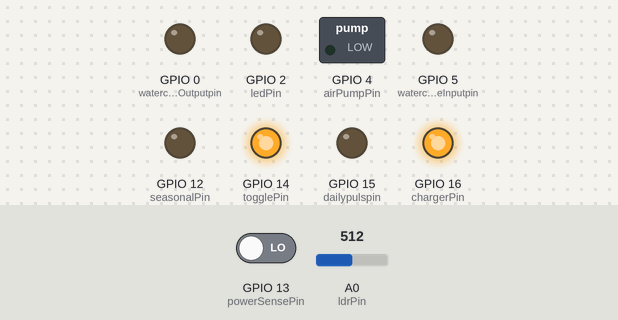
Simulated run of this sketch. Board: ESP8266 (NodeMCU). On the bench: switched loads named in the sketch (green lamp = pin HIGH), output pins drawn as LEDs (lit = HIGH). The inputs (shaded band) are chosen by the test bench; at power-on: GPIO 13 (powerSensePin) LOW, A0 (ldrPin) = 512. WiFi joins after 1.5 s; servers stay silent unless stated; network time is answered at once with the bench clock; the local clock reads 2024-03-15 10:24:30 at power-on unless the sketch sets it; what the sketch prints to the serial monitor is not drawn.

Above: at 3.3 s.
3.4 s: GPIO 13 (powerSensePin) driven HIGH
6.5 s: A0 (ldrPin) set to 481
At 7.2 s:
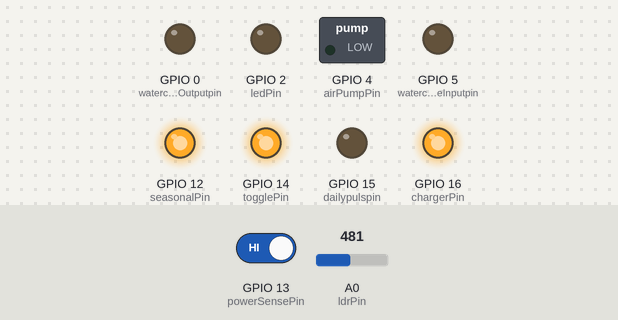
8.0 s: A0 (ldrPin) set to 511
At 8.6 s:
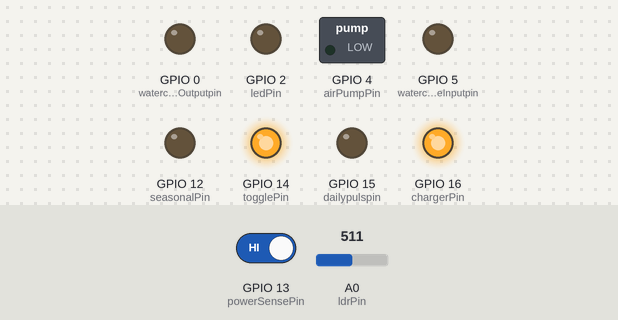
Timing chart, 0 to 11.0 s (numbered marks = the images above; inputs shaded):
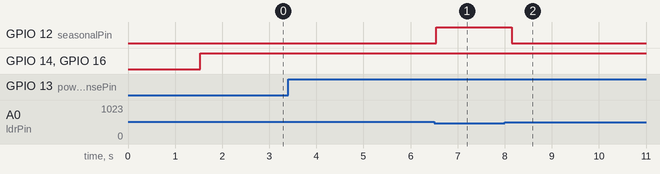

The sketch:

esp12f_new_logic.ino
```cpp
#include <ESP8266WiFi.h>
#include <WiFiUdp.h>
#include <NTPClient.h>

// ================== PIN CONFIG ==================
const int ledPin      = 2;   // Status LED wifi
const int togglePin   = 14;  // Cyclic pin for aquriam water filter pump
const int seasonalPin = 12;  // Seasonal pin for aquriam light
const int ldrPin      = A0;  // LDR analog input   ldr sensor
const int ldrledPin   = 12;  // LED/Relay controlled by LDR  for aquriam light day time on or off using ldr gpiopin13
const int chargerPin  = 16;  // Daily 24-hour battery charger pin 12v 1 amp
const int dailypulspin = 15;   // daily puls pin  use for aquriam fish food fedeer
const int waterchangeOutputpin = 0; // waterchange output pin
const int waterchangeInputpin = 5; // waterchange output pin

const int powerSensePin = 13; // Power detection input (e.g., D3)
const int airPumpPin    = 4; // Air pump output when no power

const int threshold   = 500; // LDR threshold
unsigned long previousMillis = 0;
const unsigned long interval = 200; // LDR read interval

// ================== CYCLIC TIMINGS ==================
const unsigned long onDuration  = 60UL*60UL*1000UL;   // 1 hour
const unsigned long offDuration = 120UL*60UL*1000UL;  // 2 hours

// ================== NTP CLOCK ==================
class Clock {
private:
    const char* ssid     = "Ajay_Home";
    const char* password = "Bidyut@1603";
    WiFiUDP ntpUDP;
    NTPClient timeClient;

    int hour24=0, hour12=0, minute_=0, second_=0;
    bool isPM=false;
    int month_=1, day_=1, year_=1970, weekday_=0;

    unsigned long previousTick = 0;

    const char* monthNames[12]   = {"Jan","Feb","Mar","Apr","May","Jun","Jul","Aug","Sep","Oct","Nov","Dec"};
    const char* weekdayNames[7]  = {"Sunday","Monday","Tuesday","Wednesday","Thursday","Friday","Saturday"};

    void to12Hour(int h24){
        if(h24==0){ hour12=12; isPM=false; }
        else if(h24<12){ hour12=h24; isPM=false; }
        else if(h24==12){ hour12=12; isPM=true; }
        else { hour12=h24-12; isPM=true; }
    }

    void incrementDate(){
        day_++;
        weekday_=(weekday_+1)%7;
        int dim[]={31,28,31,30,31,30,31,31,30,31,30,31};
        if((year_%4==0 && year_%100!=0) || year_%400==0) dim[1]=29; // leap year
        if(day_>dim[month_-1]){ day_=1; month_++; if(month_>12){month_=1; year_++;} }
    }

    void setFromEpoch(time_t epoch){
        struct tm ti;
        gmtime_r(&epoch, &ti);
        second_=ti.tm_sec; minute_=ti.tm_min; hour24=ti.tm_hour; to12Hour(hour24);
        day_=ti.tm_mday; month_=ti.tm_mon+1; year_=ti.tm_year+1900; weekday_=ti.tm_wday;
        previousTick=millis();
        Serial.printf("// NTP updated: %02d:%02d:%02d %s | %s %02d, %d | %s\n",
                      hour12,minute_,second_,isPM?"PM":"AM",monthNames[month_-1],day_,year_,weekdayNames[weekday_]);
    }

    void tick(){                                                // esp own clock for ntc not update
        unsigned long now = millis();
        if(now-previousTick>=1000){
            unsigned long steps = (now-previousTick)/1000;
            previousTick += steps*1000UL;
            for(unsigned long s=0;s<steps;s++){
                second_++;
                if(second_>=60){ second_=0; minute_++;
                    if(minute_>=60){ minute_=0; hour24++;
                        if(hour24>=24){ hour24=0; incrementDate(); }
                        to12Hour(hour24);
                    }
                }
            }
        }
    }

    void connectWiFi(){
        WiFi.mode(WIFI_STA);
        WiFi.begin(ssid,password);
        Serial.print("\n// Connecting to WiFi");
        Serial.println();
        unsigned long start=millis();
        while(WiFi.status()!=WL_CONNECTED){
            delay(250); Serial.print(".");
            if(millis()-start>20000){
                Serial.println("\n// WiFi failed, retrying...");
                WiFi.disconnect(); WiFi.begin(ssid,password); start=millis();
            }
        }
        Serial.println("\n// WiFi connected.");
    }

    void updateNTP(){
        static unsigned long lastNtpTry=0;
        if(millis()-lastNtpTry>60000){
            lastNtpTry=millis();
            if(timeClient.update()) setFromEpoch(timeClient.getEpochTime());
        }
    }

public:
    Clock():timeClient(ntpUDP,"time.google.com",19800,60000) {}

    void run(){
        static bool init=false;
        if(!init){
            Serial.begin(115200);
            connectWiFi();
            timeClient.begin();
            if(timeClient.update()) setFromEpoch(timeClient.getEpochTime());
            init=true;
        }
        tick();
        updateNTP();
    }

    int getHour24(){ return hour24; }
    int getMinute(){ return minute_; }
    int getSecond(){ return second_; }
    int getMonth(){ return month_; }
    int getDay(){ return day_; }
    int getWeekday(){ return weekday_; }
    String getTimeStr(){ return String(hour12)+":"+String(minute_)+":"+String(second_)+(isPM?" PM":" AM"); }
};

Clock myClock;

// ================== STATUS LED ==================
void handleStatusLed(){
    pinMode(ledPin, OUTPUT);                            // ledpin output set
    static unsigned long lastBlink=0;
    static bool ledState=false;
    unsigned long now=millis();

    if(WiFi.status()!=WL_CONNECTED){
        if(now-lastBlink>=200){ lastBlink=now; ledState=!ledState; digitalWrite(ledPin, ledState); }
    }
    else if(!myClock.getHour24()){
        if(now-lastBlink>=800){ lastBlink=now; ledState=!ledState; digitalWrite(ledPin, ledState); }
    }
    else digitalWrite(ledPin,LOW);
}

// ================== CYCLIC PIN  (Aquriam water filter pump ) ==================
void handleCyclicPin(){
    static bool firstRun=true;
    static bool pinState=HIGH;
    static unsigned long lastToggle=0;
    unsigned long now=millis();

    if(firstRun){ pinMode(togglePin,OUTPUT); digitalWrite(togglePin,HIGH); firstRun=false; lastToggle=now; }

    if(pinState && now-lastToggle>=onDuration){ pinState=LOW; digitalWrite(togglePin,pinState); lastToggle=now; }
    else if(!pinState && now-lastToggle>=offDuration){ pinState=HIGH; digitalWrite(togglePin,pinState); lastToggle=now; }
}

// ================== SEASONAL PIN (aquriam light on off using month and time )==================
void handleSeasonalPin(){
    static bool firstRun=true;
    static bool pinState=LOW;
    static int lastToggleDay=-1;

    if(firstRun){ pinMode(seasonalPin,OUTPUT); digitalWrite(seasonalPin,pinState); firstRun=false; }

    int month=myClock.getMonth();
    int hour=myClock.getHour24();
    int day=myClock.getDay();
    int onHour = (month==1||month==2||month>=10) ? 17:18;
    int offHour=22;

    if(!pinState && hour>=onHour && lastToggleDay!=day){ digitalWrite(seasonalPin,HIGH); pinState=HIGH; lastToggleDay=day; }
    if(pinState && hour>=offHour){ digitalWrite(seasonalPin,LOW); pinState=LOW; }
}

// ================== LDR CONTROL (Month + Time Based for aquriam light in day time ) ==================
void controlLdrLed() {
    static bool initialized = false;
    if (!initialized) { pinMode(ldrledPin, OUTPUT); initialized = true; }

    unsigned long now = millis();
    if (now - previousMillis >= interval) {
        previousMillis = now;

        int month  = myClock.getMonth();
        int hour   = myClock.getHour24();
        int minute = myClock.getMinute();

        int startHour = 8, startMinute = 0;
        int endHour, endMinute;

        if (month == 1 || month == 2 || month == 10 || month == 11 || month == 12) {
            endHour = 16; endMinute = 48;
        } else {
            endHour = 17; endMinute = 58;
        }

        bool withinTime = ( (hour > startHour || (hour == startHour && minute >= startMinute)) &&
                            (hour < endHour || (hour == endHour && minute <= endMinute)) );

        int val = analogRead(ldrPin);

        if (withinTime) {
            digitalWrite(ldrledPin, (val < threshold) ? HIGH : LOW);
        } else {
            digitalWrite(ldrledPin, LOW);
        }

        // Serial.printf("Month=%d | Time=%02d:%02d | LDR_value=%d | LDR_light=%s | light_Relay=%s\n",
        //               month, hour, minute, val,
        //               withinTime ? "ACTIVE" : "OFF",
        //               digitalRead(ldrledPin) ? "ON" : "OFF");
    }
}

// ================== DAILY 24-HOUR TOGGLE (Battery charging using 12v charger)==================
void dailyTogglePin(int pin){
    static bool firstRun = true;
    static bool pinState = LOW;
    static unsigned long lastToggle = 0;
    static int lastToggleDay = -1;
    unsigned long now = millis();

    if(firstRun){ pinMode(pin, OUTPUT); digitalWrite(pin, pinState); firstRun = false; }

    int hour = myClock.getHour24();
    int day  = myClock.getDay();

    if(!pinState && lastToggleDay != day){
        digitalWrite(pin, HIGH);
        pinState = HIGH;
        lastToggle = now;
        lastToggleDay = day;
        Serial.printf("// Pin %d turned ON for 2.5 hours\n", pin);
    }

    if(pinState && now - lastToggle >= 2.5 * 60 * 60 * 1000UL){
        digitalWrite(pin, LOW);
        pinState = LOW;
        Serial.printf("// Pin %d turned OFF after 2.5 hours\n", pin);
    }
}

// ================== THREE DAILY PULSES (Aquriam fish food feeder) ==================
void dailyPulsePin(int pin){
    static bool firstRun = true;
    static bool pulseActive = false;
    static unsigned long pulseStart = 0;
    unsigned long now = millis();

    int hour = myClock.getHour24();
    int minute = myClock.getMinute();

    int pulseHours[3] = {8,13,20}; // 8AM, 1PM, 8PM

    if(firstRun){ pinMode(pin, OUTPUT); digitalWrite(pin, LOW); firstRun=false; }

    for(int i=0;i<3;i++){
        if(hour==pulseHours[i] && minute==0 && !pulseActive){
            digitalWrite(pin,HIGH);
            pulseStart=now;
            pulseActive=true;
            Serial.printf("// Pin %d pulse started at %02d:00\n",pin,pulseHours[i]);
        }
    }

    if(pulseActive && now-pulseStart>=30UL*1000UL){
        digitalWrite(pin,LOW);
        pulseActive=false;
        Serial.printf("// Pin %d pulse ended\n",pin);
    }
}

// ================== WEEKLY WATER CHANGE sunday ==================
void weeklyWaterChange(int outPin,int inPin){
    static bool firstRun=true;
    static bool step1Done=false;
    static bool step2Done=false;
    static unsigned long stepStart=0;
    static int lastWeekDay=-1;
    unsigned long now=millis();

    int hour=myClock.getHour24();
    int minute=myClock.getMinute();
    int weekday=myClock.getWeekday();

    if(firstRun){
        pinMode(outPin,OUTPUT);
        pinMode(inPin,OUTPUT);
        digitalWrite(outPin,LOW);
        digitalWrite(inPin,LOW);
        firstRun=false;
    }

    if(weekday==0 && lastWeekDay!=myClock.getDay()){ step1Done=false; step2Done=false; lastWeekDay=myClock.getDay(); }

    if(!step1Done && weekday==0 && hour==8 && minute==0){
        digitalWrite(outPin,HIGH);
        stepStart=now;
        step1Done=true;
        Serial.println("// Water OUT pump started");
    }

    if(step1Done && digitalRead(outPin) && now-stepStart>=18UL*60UL*1000UL){
        digitalWrite(outPin,LOW);
        stepStart=now;
        Serial.println("// Water OUT pump stopped");
    }

    if(step1Done && !step2Done && !digitalRead(outPin) && now-stepStart>=5UL*60UL*1000UL){
        digitalWrite(inPin,HIGH);
        stepStart=now;
        step2Done=true;
        Serial.println("// Water IN pump started");
    }

    if(step2Done && digitalRead(inPin) && now-stepStart>=18UL*60UL*1000UL){
        digitalWrite(inPin,LOW);
        Serial.println("// Water IN pump stopped");
    }
}
//  digital pin status print in serial monitor
void digital_pin_status() {
    static unsigned long lastMillis = 0;       // Last timestamp
    static int lineIndex = 0;                   // Which line to print
    unsigned long now = millis();

    if (now - lastMillis >= 2000) {            // 2 seconds passed
        lastMillis = now;

        switch(lineIndex) {
            case 0: Serial.println(String("ledPin = ") + (digitalRead(ledPin) ? "HIGH(Led_off)" : "LOW(Led_on)")); break;
            case 1: Serial.println(String("togglePin = ") + (digitalRead(togglePin) ? "HIGH" : "LOW")); break;
            case 2: Serial.println(String("seasonalPin = ") + (digitalRead(seasonalPin) ? "HIGH" : "LOW")); break;
            case 3: Serial.println(String("ldr_value = ") + analogRead(ldrPin)); break;
            case 4: Serial.println(String("ldrledPin = ") + (digitalRead(ldrledPin) ? "HIGH" : "LOW")); break;
            case 5: Serial.println(String("chargerPin = ") + (digitalRead(chargerPin) ? "HIGH" : "LOW")); break;
            case 6: Serial.println(String("dailypulspin = ") + (digitalRead(dailypulspin) ? "HIGH" : "LOW")); break;
            case 7: Serial.println(String("waterchangeOutputpin = ") + (digitalRead(waterchangeOutputpin) ? "HIGH" : "LOW")); break;
            case 8: Serial.println(String("waterchangeInputpin = ") + (digitalRead(waterchangeInputpin) ? "HIGH" : "LOW")); break;
        }

        lineIndex++;                            // Move to next line
        if (lineIndex > 8) lineIndex = 0;       // Reset after last line
    }
}


void setup() {
    // Optional: put your one-time initialization here
    Serial.begin(115200);
    // Any other setup code can go here
}


// ================== POWER CHECK AND MAIN CONTROL ==================
void loop(){
    static bool initialized = false;
    if (!initialized) {
        pinMode(powerSensePin, INPUT);
        pinMode(airPumpPin, OUTPUT);
        digitalWrite(airPumpPin, LOW);
        initialized = true;
    }

    static unsigned long lastCheck = 0;
    static bool powerPresent = true;
    unsigned long now = millis();

    // Check power every 500 ms
    if (now - lastCheck >= 500) {
        lastCheck = now;
        int val = digitalRead(powerSensePin);
        powerPresent = (val == HIGH); // HIGH = electricity present
    }

    if (powerPresent) {
        // --- Normal aquarium operations ---
        digitalWrite(airPumpPin, LOW);
        myClock.run();
        handleCyclicPin();
        handleSeasonalPin();
        controlLdrLed();
        handleStatusLed();
        dailyTogglePin(chargerPin);
        dailyPulsePin(dailypulspin);
        weeklyWaterChange(waterchangeOutputpin,waterchangeInputpin);
        digital_pin_status();
    }
    else {
        // --- No power: run air pump in 10s ON / 20s OFF cycle ---
        static unsigned long lastToggle = 0;
        static bool airState = false;
        if (airState && now - lastToggle >= 10000UL) {
            airState = false;
            digitalWrite(airPumpPin, LOW);
            lastToggle = now;
            Serial.println("// Air pump OFF (no power)");
        }
        else if (!airState && now - lastToggle >= 20000UL) {
            airState = true;
            digitalWrite(airPumpPin, HIGH);
            lastToggle = now;
            Serial.println("// Air pump ON (no power)");
        }
    }
}
```

Measured:
- the behaviour switches between 500 and 499 on A0 (ldrPin) (found by bisection; images 0 and 1)
- after the input at 3.4 s, every drawn part: stays the same
- after the input at 6.5 s, GPIO 12 (seasonalPin): LOW → HIGH at once
- after the input at 8.0 s, GPIO 12 (seasonalPin): HIGH → LOW after 0.14 s
